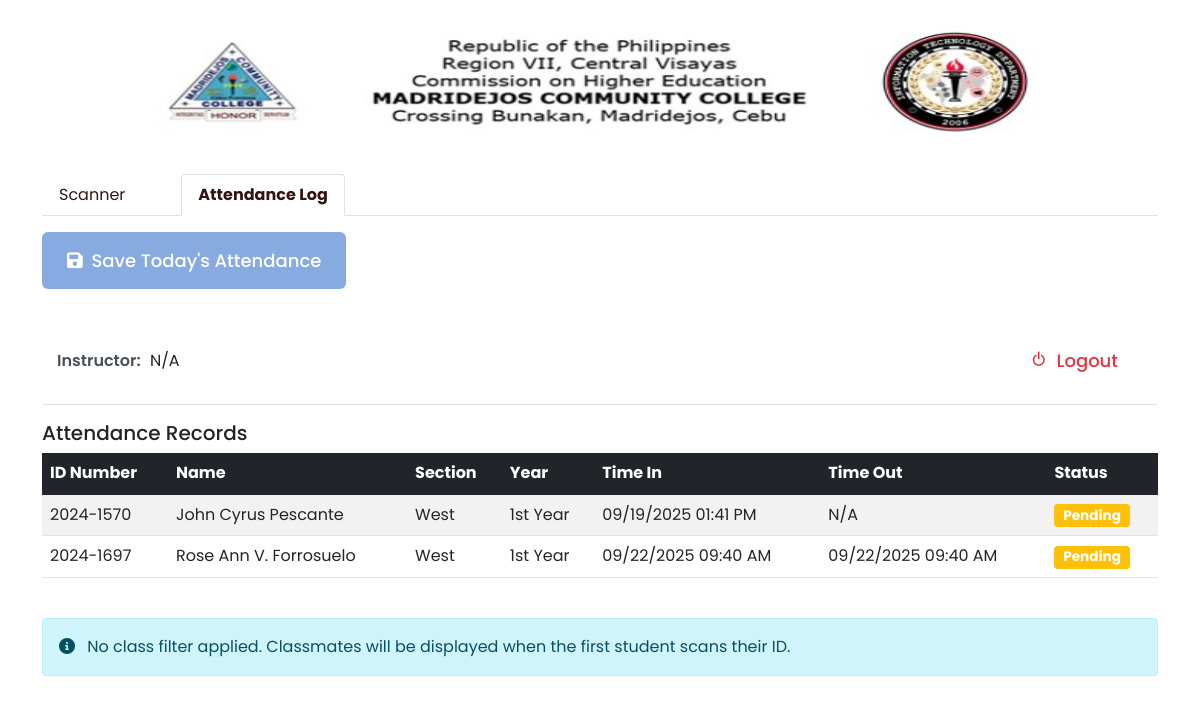
The page /students_logs.php on the database as committed earlier.
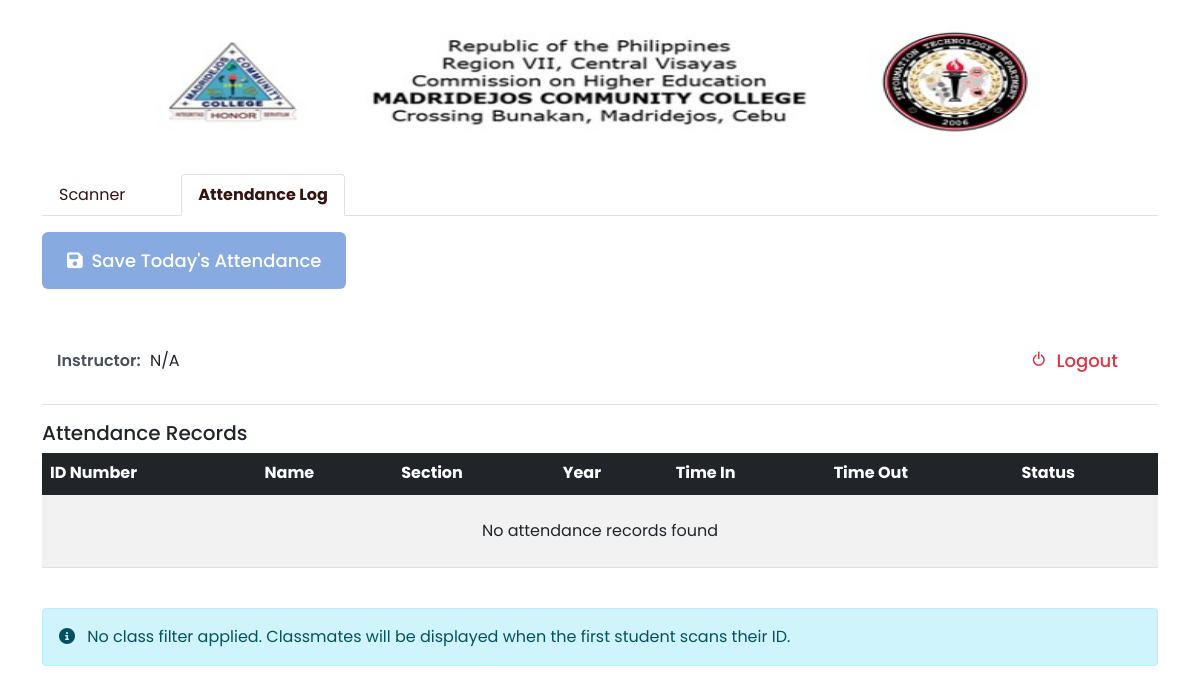
The same page on the database as committed later.
### tables this page shows
CREATE TABLE `attendance_logs` (
  `id` int(11) NOT NULL,
  `student_id` int(11) NOT NULL,
  `id_number` varchar(50) NOT NULL,
  `time_in` datetime NOT NULL,
  `time_out` datetime DEFAULT NULL,
  `department` varchar(255) NOT NULL,
  `location` varchar(255) NOT NULL,
  `instructor_id` varchar(9) NOT NULL,
  `status` varchar(20) DEFAULT NULL
);

CREATE TABLE `students` (
  `id` int(11) NOT NULL,
  `id_number` varchar(9) NOT NULL,
  `fullname` varchar(100) NOT NULL,
  `section` varchar(50) NOT NULL,
  `year` varchar(20) NOT NULL,
  `status` varchar(10) NOT NULL,
  `created_at` timestamp NOT NULL DEFAULT current_timestamp(),
  `updated_at` timestamp NOT NULL DEFAULT current_timestamp() ON UPDATE current_timestamp(),
  `department_id` varchar(144) NOT NULL,
  `photo` varchar(25) NOT NULL,
  `date_added` timestamp NULL DEFAULT current_timestamp()
);

### students_logs.php (the view, shortened to what this page needs)
<?php
include 'connection.php';
$first_student_section = isset($_SESSION['first_student_section']) ? $_SESSION['first_student_section'] : null;
$first_student_year = isset($_SESSION['first_student_year']) ? $_SESSION['first_student_year'] : null;
$attendance_saved = isset($_SESSION['attendance_saved']) ? $_SESSION['attendance_saved'] : false;
$archive_message = isset($_SESSION['archive_message']) ? $_SESSION['archive_message'] : '';
?>
<!DOCTYPE html>
<html lang="en">
<head>
    <link href="https://cdn.jsdelivr.net/npm/bootstrap@5.1.3/dist/css/bootstrap.min.css" rel="stylesheet">
    <link rel="stylesheet" href="https://cdnjs.cloudflare.com/ajax/libs/font-awesome/6.4.0/css/all.min.css">
    <link rel="stylesheet" href="assets/css/grow_up.css">
    <link href="https://unpkg.com/aos@2.3.1/dist/aos.css" rel="stylesheet">
    <link href='https://unpkg.com/boxicons@2.1.2/css/boxicons.min.css' rel='stylesheet'>
</head>
<body>
<img src="uploads/Head.png" style="width: 100%; height: 150px; margin-left: 10px; padding=10px; margin-top=20px;S">
<div class="container mt-4">
    <ul class="nav nav-tabs">
        <li class="nav-item">
            <a class="nav-link" href="main1.php">Scanner</a>
        </li>
        <li class="nav-item">
            <a class="nav-link active" href="#">Attendance Log</a>
        </li>
    </ul>
    <div class="tab-content mt-3">
        <div class="tab-pane fade show active" id="pills-students">
            <div class="action-buttons">
                <button type="button" class="btn btn-primary mb-2" data-bs-toggle="modal" data-bs-target="#idModal">
                    <i class="fas fa-save me-1"></i> Save Today's Attendance
                </button>
            </div>
            <?php if ($attendance_saved): ?>
    <div class="archived-message">
        <h4>Attendance Records Archived</h4>
        <p><?php echo htmlspecialchars($archive_message); ?></p>
        <p>Your time-out was recorded at <strong><?php echo htmlspecialchars($timeout_time); ?></strong></p>
        <?php if (isset($_SESSION['classmates_save_result'])): ?>
            <?php $result = $_SESSION['classmates_save_result']; unset($_SESSION['classmates_save_result']); ?>
            <div class="alert alert-success mt-3">
                <i class="fas fa-check-circle me-2"></i>
                Attendance has been successfully saved<br>
                <small>
                    <?php if ($result['saved'] > 0): ?>
                        <strong><?php echo $result['saved']; ?></strong>Records saved
                    <?php endif; ?>
                    <?php if ($result['saved'] > 0 && $result['updated'] > 0): ?> | <?php endif; ?>
                    <?php if ($result['updated'] > 0): ?>
                        <strong><?php echo $result['updated']; ?></strong> Records updated
                    <?php endif; ?>
                </small>
            </div>
        <?php else: ?>
            <p class="text-success"><i class="fas fa-check-circle me-2"></i>Attendance has been successfully saved</p>
        <?php endif; ?>
    </div>
<?php else: ?>
                <div class="instructor-header">
                    <div class="instructor-info">
                        <div class="instructor-details">
                            <div>
                                <span class="detail-label">Instructor:</span>
                                <span class="detail-value"><?php echo htmlspecialchars($_SESSION['access']['instructor']['fullname'] ?? 'N/A'); ?></span>
                            </div>
                        </div>
                        <a href="logout.php" class="btn btn-sm btn-outline-danger">
                            <i class="bx bx-power-off me-1"></i> Logout
                        </a>
                    </div>
                </div>
                <h5 class="mt-3">Attendance Records</h5>
                <div class="table-responsive">
                    <table class="table table-striped table-hover">
                        <thead class="table-dark">
                            <tr>
                                <th>ID Number</th>
                                <th>Name</th>
                                <th>Section</th>
                                <th>Year</th>
                                <th>Time In</th>
                                <th>Time Out</th>
                                <th>Status</th>
                            </tr>
                        </thead>
                        <tbody>
                            <?php
                            $attendance_query = "SELECT l.*, s.fullname, s.section, s.year
                                               FROM attendance_logs l
                                               JOIN students s ON l.student_id = s.id";
                            if ($first_student_section && $first_student_year) {
                                $attendance_query .= " WHERE s.section = ? AND s.year = ?";
                                $stmt = $db->prepare($attendance_query);
                                $stmt->bind_param("ss", $first_student_section, $first_student_year);
                                $stmt->execute();
                                $attendance_result = $stmt->get_result();
                            } else {
                                $attendance_result = $db->query($attendance_query);
                            }
                            if ($attendance_result && $attendance_result->num_rows > 0) {
                                while ($row = $attendance_result->fetch_assoc()) {
                                    echo '<tr>';
                                    echo '<td>'.htmlspecialchars($row['id_number']).'</td>';
                                    echo '<td>'.htmlspecialchars($row['fullname']).'</td>';
                                    echo '<td>'.htmlspecialchars($row['section']).'</td>';
                                    echo '<td>'.htmlspecialchars($row['year']).'</td>';
                                    echo '<td>'.($row['time_in'] ? date('m/d/Y h:i A', strtotime($row['time_in'])) : 'N/A').'</td>';
                                    echo '<td>'.($row['time_out'] ? date('m/d/Y h:i A', strtotime($row['time_out'])) : 'N/A').'</td>';
                                    echo '<td>'.(!empty($row['status']) ?
                                        '<span class="badge bg-success">Saved</span>' :
                                        '<span class="badge bg-warning">Pending</span>').'</td>';
                                    echo '</tr>';
                                }
                            } else {
                                echo '<tr><td colspan="7" class="text-center py-4">No attendance records found</td></tr>';
                            }
                            ?>
                        </tbody>
                    </table>
                </div>
                <?php if ($first_student_section && $first_student_year): ?>
                    <div class="classmates-section">
                        <?php if (!empty($_SESSION['access']['subject']['name'])): ?>
                            <div>
                                <span class="detail-label">Subject:</span>
                                <span class="detail-value"><?php echo htmlspecialchars($_SESSION['access']['subject']['name']); ?></span>
                            </div>
                            <?php endif; ?>
                            <?php if (!empty($_SESSION['access']['subject']['time'])): ?>
                            <div>
                                <span class="detail-label">Time:</span>
                                <span class="detail-value"><?php echo htmlspecialchars($_SESSION['access']['subject']['time']); ?></span>
                            </div>
                            <?php endif; ?>
                        <?php
                        $classmates = getClassmatesByYearSection($db, $first_student_year, $first_student_section);
                        displayClassmatesTable($classmates, $first_student_year, $first_student_section);
                        ?>
                    </div>
                <?php else: ?>
                    <div class="alert alert-info mt-4">
                        <i class="fas fa-info-circle me-2"></i>
                        No class filter applied. Classmates will be displayed when the first student scans their ID.
                    </div>
                <?php endif; ?>
            <?php endif; ?>
        </div>
    </div>
</div>
</body>
</html>

### assets/css/grow_up.css (style rules this page uses)
:root { --primary: #FBC257; --primary-light: #FCCC73; --dark-brown: #341413; --gray-1: #798092; --gray-2: #E6E6ED; --white: #FFFFFF; --header-1: 64px; --header-2: 48px; --header-3: 42px; --header-4: 32px; --text-medium: 18px; --text-regular: 16px; --text-light: 13px; --font-weight-bold: 700; --font-weight-semi-bold: 600; --font-weight-medium: 500; --font-weight-regular: 400; --font-weight-light: 300; }
body { font-family: 'Poppins', sans-serif; }
.btn { padding: 15px 25px; border-radius: 6px; font-size: var(--text-medium); font-weight: var(--font-weight-medium); border: none; }
.btn-primary { background-color: var(--primary); }
a.nav-link { margin-right: 39px; font-size: var(--text-regular); font-weight: var(--font-weight-regular); color: var(--dark-brown) !important; }

### students_logs.php (style rules this page uses)
.nav-tabs .nav-link { color: #084298; }
.nav-tabs .nav-link.active { color: #084298; font-weight: bold; }
.action-buttons { margin-bottom: 20px; }
.instructor-header { position: sticky; top: 0; background: white; z-index: 100; padding: 15px; border-bottom: 1px solid #dee2e6; margin-bottom: 15px; }
.instructor-info { display: flex; justify-content: space-between; align-items: center; flex-wrap: wrap; gap: 10px; }
.instructor-details { display: flex; flex-wrap: wrap; gap: 15px; align-items: center; }
.detail-label { font-weight: 600; color: #495057; margin-right: 5px; }
.detail-value { color: #212529; }
.btn-primary { background-color: #87abe0; border-color: #87abe0; }
.badge { font-size: 0.85em; }

Rows that differ between the two databases and show on the page:
removed attendance_logs: id_number "2024-1570", student.fullname "John Cyrus Pescante", student.section "West", student.year "1st Year", time_in "09/19/2025 01:41 PM", shows "N/A", shows "Pending"
removed attendance_logs: id_number "2024-1697", student.fullname "Rose Ann V. Forrosuelo", student.section "West", student.year "1st Year", time_in "09/22/2025 09:40 AM", time_out "09/22/2025 09:40 AM", shows "Pending"
Other text that changed with them:
text now shown: "No attendance records found"
